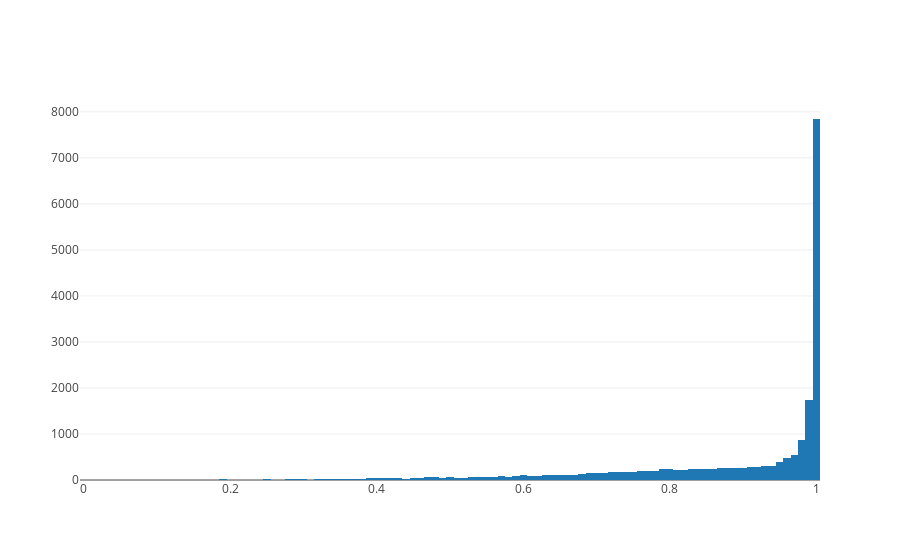

The notebook cell this image was saved under:
### Code cell
from plotly.offline import init_notebook_mode, iplot
from plotly.graph_objs import *

init_notebook_mode(connected=True)         # initiate notebook for offline plot

data = [Histogram(x=features_agg['perc_max'])]

iplot(data)

### Figure 1 — Plotly figure (JSON) as saved in the notebook; plotly's stock layout.template omitted (floating-point values rounded to 4 significant figures; data arrays with more than 128 entries replaced by an {"elided": "..."} marker saying what was removed)
{"data": [{"type": "histogram", "uid": "06451b46-cb1f-49a8-92a2-77adca2a816d", "x": {"elided": "20000 float values"}}], "layout": {}}
